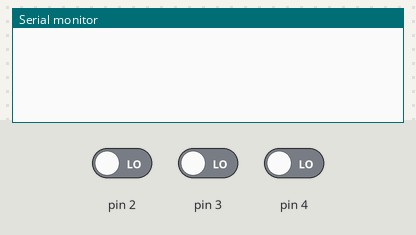
This sketch was run on a simulated Arduino Uno, built with avr-gcc and run on an emulated ATmega328P. Shown: the last lines printed to the serial monitor. Inputs (shaded band) come from the test bench; at power-on: pin 2 LOW, pin 3 LOW, pin 4 LOW.

Above: at 2.8 s.
2.9 s: pin 2 driven HIGH
At 3.8 s:
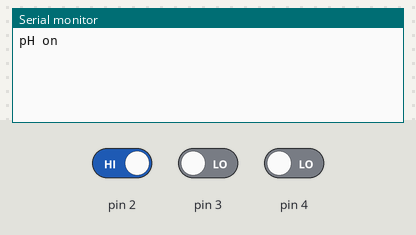
5.5 s: pin 3 driven HIGH
At 6.7 s:
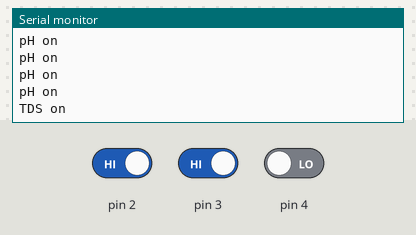
8.5 s: pin 4 driven HIGH
At 9.8 s:
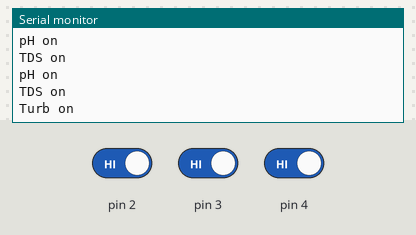

Measured:
- after the input at 2.9 s, the serial monitor: prints a new line after 0.10 s (image 1)
- after the input at 5.5 s, the serial monitor: prints a new line after 0.51 s (image 2)
- after the input at 8.5 s, the serial monitor: prints a new line after 0.52 s (image 3)

The sketch:

switchtest.ino
```cpp
void setup() {
    Serial.begin(9600);
    pinMode(2, INPUT);
    pinMode(3, INPUT);
    pinMode(4, INPUT);
}

void loop() {
   if (digitalRead(2) == HIGH) {
       Serial.println("pH on");
   }
   if (digitalRead(3) == HIGH) {
       Serial.println("TDS on");
   }
   if (digitalRead(4) == HIGH) {
       Serial.println("Turb on");
   }
   delay(1000);
}
```
